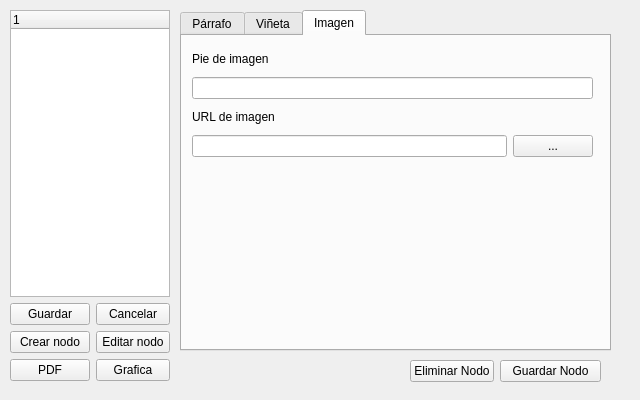
<?xml version="1.0" encoding="UTF-8"?>
<ui version="4.0">
 <class>DocumentView</class>
 <widget class="QWidget" name="DocumentView">
  <property name="geometry">
   <rect>
    <x>0</x>
    <y>0</y>
    <width>640</width>
    <height>400</height>
   </rect>
  </property>
  <property name="windowTitle">
   <string>Form</string>
  </property>
  <widget class="QWidget" name="verticalLayoutWidget">
   <property name="geometry">
    <rect>
     <x>10</x>
     <y>10</y>
     <width>160</width>
     <height>371</height>
    </rect>
   </property>
   <layout class="QVBoxLayout" name="verticalLayout">
    <item>
     <widget class="QTreeWidget" name="treeWidget">
      <column>
       <property name="text">
        <string notr="true">1</string>
       </property>
      </column>
     </widget>
    </item>
    <item>
     <layout class="QFormLayout" name="formLayout_2">
      <item row="0" column="0">
       <widget class="QPushButton" name="pushButton">
        <property name="text">
         <string>Guardar</string>
        </property>
       </widget>
      </item>
      <item row="0" column="1">
       <widget class="QPushButton" name="pushButton_2">
        <property name="text">
         <string>Cancelar</string>
        </property>
       </widget>
      </item>
      <item row="1" column="0">
       <widget class="QPushButton" name="pushButton_3">
        <property name="text">
         <string>Crear nodo</string>
        </property>
       </widget>
      </item>
      <item row="1" column="1">
       <widget class="QPushButton" name="pushButton_4">
        <property name="text">
         <string>Editar nodo</string>
        </property>
       </widget>
      </item>
      <item row="2" column="0">
       <widget class="QPushButton" name="pushButton_5">
        <property name="text">
         <string>PDF</string>
        </property>
       </widget>
      </item>
      <item row="2" column="1">
       <widget class="QPushButton" name="pushButton_6">
        <property name="text">
         <string>Grafica</string>
        </property>
       </widget>
      </item>
     </layout>
    </item>
   </layout>
  </widget>
  <widget class="QTabWidget" name="tabWidget">
   <property name="geometry">
    <rect>
     <x>180</x>
     <y>10</y>
     <width>431</width>
     <height>341</height>
    </rect>
   </property>
   <property name="currentIndex">
    <number>2</number>
   </property>
   <widget class="QWidget" name="tab">
    <attribute name="title">
     <string>Párrafo</string>
    </attribute>
    <widget class="QWidget" name="verticalLayoutWidget_2">
     <property name="geometry">
      <rect>
       <x>10</x>
       <y>10</y>
       <width>401</width>
       <height>291</height>
      </rect>
     </property>
     <layout class="QVBoxLayout" name="verticalLayout_2">
      <item>
       <widget class="QLabel" name="label">
        <property name="text">
         <string>Título (Opcional)</string>
        </property>
       </widget>
      </item>
      <item>
       <widget class="QLineEdit" name="lineEdit"/>
      </item>
      <item>
       <widget class="QLabel" name="label_2">
        <property name="text">
         <string>Párrafo</string>
        </property>
       </widget>
      </item>
      <item>
       <widget class="QTextEdit" name="textEdit"/>
      </item>
     </layout>
    </widget>
   </widget>
   <widget class="QWidget" name="tab_2">
    <attribute name="title">
     <string>Viñeta</string>
    </attribute>
    <widget class="QWidget" name="verticalLayoutWidget_3">
     <property name="geometry">
      <rect>
       <x>10</x>
       <y>10</y>
       <width>401</width>
       <height>291</height>
      </rect>
     </property>
     <layout class="QVBoxLayout" name="verticalLayout_3">
      <item>
       <widget class="QLabel" name="label_3">
        <property name="text">
         <string>Descripción</string>
        </property>
       </widget>
      </item>
      <item>
       <widget class="QLineEdit" name="lineEdit_2"/>
      </item>
      <item>
       <widget class="QLabel" name="label_4">
        <property name="text">
         <string>Items (Separados por cada línea)</string>
        </property>
       </widget>
      </item>
      <item>
       <widget class="QTextEdit" name="textEdit_2"/>
      </item>
     </layout>
    </widget>
   </widget>
   <widget class="QWidget" name="tab_3">
    <attribute name="title">
     <string>Imagen</string>
    </attribute>
    <widget class="QWidget" name="verticalLayoutWidget_4">
     <property name="geometry">
      <rect>
       <x>10</x>
       <y>10</y>
       <width>401</width>
       <height>111</height>
      </rect>
     </property>
     <layout class="QVBoxLayout" name="verticalLayout_4">
      <item>
       <widget class="QLabel" name="label_5">
        <property name="text">
         <string>Pie de imagen</string>
        </property>
       </widget>
      </item>
      <item>
       <widget class="QLineEdit" name="lineEdit_3"/>
      </item>
      <item>
       <widget class="QLabel" name="label_6">
        <property name="text">
         <string>URL de imagen</string>
        </property>
       </widget>
      </item>
      <item>
       <layout class="QHBoxLayout" name="horizontalLayout">
        <item>
         <widget class="QLineEdit" name="lineEdit_4"/>
        </item>
        <item>
         <widget class="QPushButton" name="pushButton_9">
          <property name="text">
           <string>...</string>
          </property>
         </widget>
        </item>
       </layout>
      </item>
     </layout>
    </widget>
   </widget>
  </widget>
  <widget class="QWidget" name="formLayoutWidget_2">
   <property name="geometry">
    <rect>
     <x>410</x>
     <y>360</y>
     <width>191</width>
     <height>25</height>
    </rect>
   </property>
   <layout class="QFormLayout" name="formLayout_3">
    <item row="0" column="0">
     <widget class="QPushButton" name="pushButton_7">
      <property name="text">
       <string>Eliminar Nodo</string>
      </property>
     </widget>
    </item>
    <item row="0" column="1">
     <widget class="QPushButton" name="pushButton_8">
      <property name="text">
       <string>Guardar Nodo</string>
      </property>
     </widget>
    </item>
   </layout>
  </widget>
 </widget>
 <resources/>
 <connections/>
</ui>
